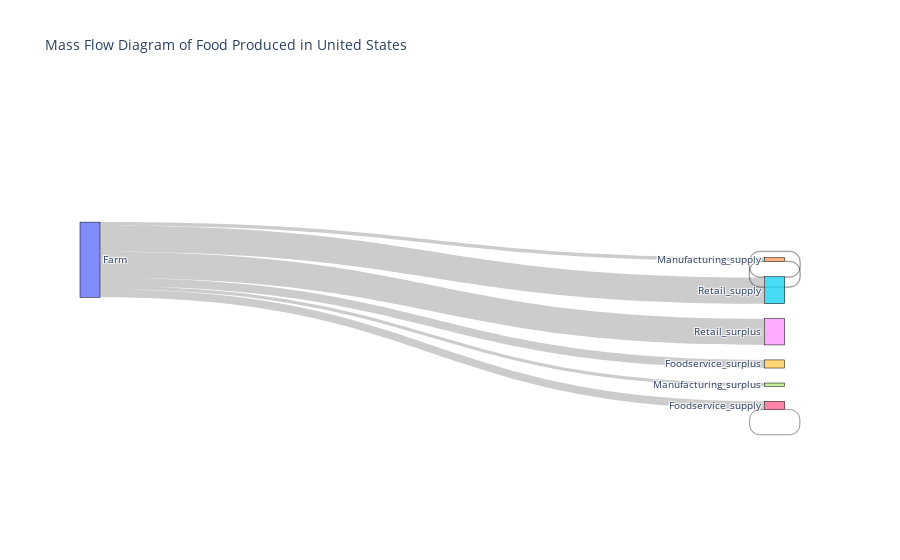

The code cell stored with this chart in its notebook:
### Code cell
import pandas as pd
import plotly.graph_objects as go

# Load data into a DataFrame, skip the first three rows
data = pd.read_csv('ReFED_US_Food_Surplus_Summary.csv', skiprows=3)

# Filter rows containing the useful sectors
data = data[data['sector'].isin(['Farm', 'Manufacturing', 'Foodservice', 'Retail'])]

# Calculate the total sum of tons_supply and tons_surplus for each sector
grouped_data_supply = data.groupby('sector')['tons_supply'].sum().reset_index()
grouped_data_surplus = data.groupby('sector')['tons_surplus'].sum().reset_index()

# Create a mapping of sector names to numeric labels
sector_mapping = {sector: i for i, sector in enumerate(grouped_data_supply['sector'].unique())}
sector_mapping.update({f"{sector}_supply": idx + len(sector_mapping) for idx, sector in enumerate(['Manufacturing', 'Retail', 'Foodservice'])})
sector_mapping.update({f"{sector}_surplus": idx + len(sector_mapping) for idx, sector in enumerate(['Manufacturing', 'Retail', 'Foodservice'])})

# Create a list of labels for the Sankey diagram
labels = list(sector_mapping.keys())

# Create the sources, targets, and values for the Sankey diagram links
sources = (
    [sector_mapping['Farm']] * 6
    + [sector_mapping[sector] for sector in ['Manufacturing_supply', 'Retail_supply', 'Foodservice_supply']] * 2
)
targets = (
    [sector_mapping[f"{sector}_supply"] for sector in ['Manufacturing', 'Retail', 'Foodservice']]
    + [sector_mapping[f"{sector}_surplus"] for sector in ['Manufacturing', 'Retail', 'Foodservice']]
    + [sector_mapping[sector] for sector in ['Manufacturing_supply', 'Retail_supply', 'Foodservice_supply']]
)
link_values = (
    grouped_data_supply.loc[grouped_data_supply['sector'].isin(['Manufacturing', 'Retail', 'Foodservice']), 'tons_supply'].tolist() * 2
    + grouped_data_surplus.loc[grouped_data_surplus['sector'].isin(['Manufacturing', 'Retail', 'Foodservice']), 'tons_surplus'].tolist()
)

# Create Sankey diagram
fig = go.Figure(go.Sankey(
    node=dict(
        pad=15,
        thickness=20,
        line=dict(color='black', width=0.5),
        label=labels
    ),
    link=dict(
        source=sources,
        target=targets,
        value=link_values
    )
))

# Set Sankey diagram title
fig.update_layout(title_text='Mass Flow Diagram of Food Produced in United States', font_size=10)

# Show Sankey diagram
fig.show()

### Figure 1 — Plotly figure (JSON) as saved in the notebook; plotly's stock layout.template omitted (floating-point values rounded to 4 significant figures)
{"data": [{"link": {"source": [0, 0, 0, 0, 0, 0, 4, 5, 6, 4, 5, 6], "target": [4, 5, 6, 7, 8, 9, 4, 5, 6], "value": [662900000.0, 5328000000.0, 1644000000.0, 662900000.0, 5328000000.0, 1644000000.0, 144200000.0, 147100000.0, 53630000.0]}, "node": {"label": ["Farm", "Foodservice", "Manufacturing", "Retail", "Manufacturing_supply", "Retail_supply", "Foodservice_supply", "Manufacturing_surplus", "Retail_surplus", "Foodservice_surplus"], "line": {"color": "black", "width": 0.5}, "pad": 15, "thickness": 20}, "type": "sankey"}], "layout": {"font": {"size": 10}, "title": {"text": "Mass Flow Diagram of Food Produced in United States"}}}
